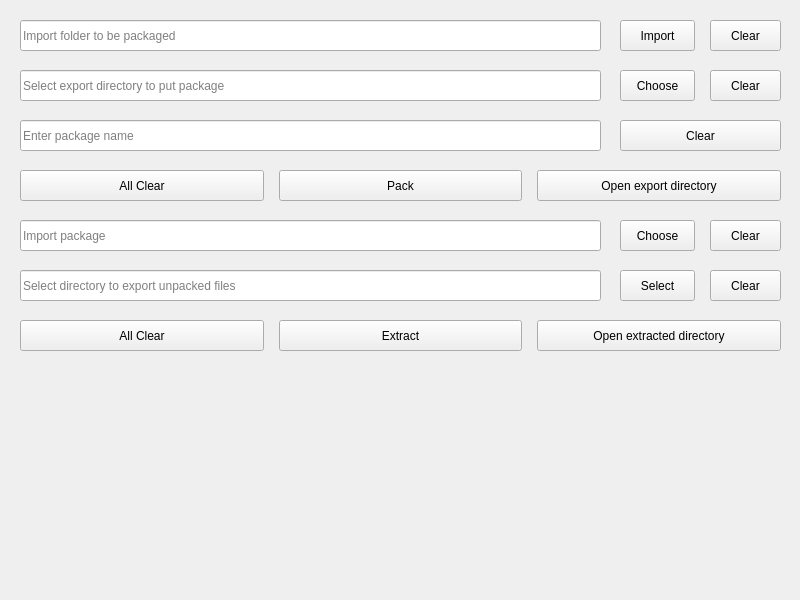
<?xml version="1.0" encoding="UTF-8"?>
<ui version="4.0">
 <class>MainWindow</class>
 <widget class="QMainWindow" name="MainWindow">
  <property name="geometry">
   <rect>
    <x>0</x>
    <y>0</y>
    <width>800</width>
    <height>600</height>
   </rect>
  </property>
  <property name="maximumSize">
   <size>
    <width>800</width>
    <height>600</height>
   </size>
  </property>
  <property name="windowTitle">
   <string>renpy解封包qt版</string>
  </property>
  <widget class="QWidget" name="centralwidget">
   <widget class="QLabel" name="label">
    <property name="geometry">
     <rect>
      <x>0</x>
      <y>0</y>
      <width>800</width>
      <height>601</height>
     </rect>
    </property>
    <property name="maximumSize">
     <size>
      <width>800</width>
      <height>601</height>
     </size>
    </property>
    <property name="styleSheet">
     <string notr="true">/*background-color: #ffffff;</string>
    </property>
    <property name="text">
     <string/>
    </property>
   </widget>
   <widget class="QLineEdit" name="will_pk_dir">
    <property name="geometry">
     <rect>
      <x>20</x>
      <y>20</y>
      <width>581</width>
      <height>31</height>
     </rect>
    </property>
    <property name="text">
     <string/>
    </property>
    <property name="placeholderText">
     <string>Import folder to be packaged</string>
    </property>
   </widget>
   <widget class="QLineEdit" name="put_rpa_dir">
    <property name="geometry">
     <rect>
      <x>20</x>
      <y>70</y>
      <width>581</width>
      <height>31</height>
     </rect>
    </property>
    <property name="placeholderText">
     <string>Select export directory to put package</string>
    </property>
   </widget>
   <widget class="QPushButton" name="cho_will_dir">
    <property name="geometry">
     <rect>
      <x>620</x>
      <y>20</y>
      <width>75</width>
      <height>31</height>
     </rect>
    </property>
    <property name="text">
     <string>Import</string>
    </property>
   </widget>
   <widget class="QPushButton" name="cl_will_pk_dir">
    <property name="geometry">
     <rect>
      <x>710</x>
      <y>20</y>
      <width>71</width>
      <height>31</height>
     </rect>
    </property>
    <property name="text">
     <string>Clear</string>
    </property>
   </widget>
   <widget class="QPushButton" name="cho_out_rpa_dir">
    <property name="geometry">
     <rect>
      <x>620</x>
      <y>70</y>
      <width>75</width>
      <height>31</height>
     </rect>
    </property>
    <property name="text">
     <string>Choose</string>
    </property>
   </widget>
   <widget class="QPushButton" name="cl_put_rpa_dir">
    <property name="geometry">
     <rect>
      <x>710</x>
      <y>70</y>
      <width>71</width>
      <height>31</height>
     </rect>
    </property>
    <property name="text">
     <string>Clear</string>
    </property>
   </widget>
   <widget class="QPushButton" name="cho_rpa_out_dir">
    <property name="geometry">
     <rect>
      <x>620</x>
      <y>270</y>
      <width>75</width>
      <height>31</height>
     </rect>
    </property>
    <property name="text">
     <string>Select</string>
    </property>
   </widget>
   <widget class="QWidget" name="layoutWidget">
    <property name="geometry">
     <rect>
      <x>20</x>
      <y>320</y>
      <width>761</width>
      <height>31</height>
     </rect>
    </property>
    <layout class="QHBoxLayout" name="horizontalLayout_3">
     <property name="spacing">
      <number>15</number>
     </property>
     <item>
      <widget class="QPushButton" name="cl_ex_rpa">
       <property name="sizePolicy">
        <sizepolicy hsizetype="Minimum" vsizetype="Preferred">
         <horstretch>0</horstretch>
         <verstretch>0</verstretch>
        </sizepolicy>
       </property>
       <property name="text">
        <string>All Clear</string>
       </property>
      </widget>
     </item>
     <item>
      <widget class="QPushButton" name="unpack_me">
       <property name="sizePolicy">
        <sizepolicy hsizetype="Minimum" vsizetype="Preferred">
         <horstretch>0</horstretch>
         <verstretch>0</verstretch>
        </sizepolicy>
       </property>
       <property name="text">
        <string>Extract</string>
       </property>
      </widget>
     </item>
     <item>
      <widget class="QPushButton" name="op_unpk_out">
       <property name="sizePolicy">
        <sizepolicy hsizetype="Minimum" vsizetype="Preferred">
         <horstretch>0</horstretch>
         <verstretch>0</verstretch>
        </sizepolicy>
       </property>
       <property name="text">
        <string>Open extracted directory</string>
       </property>
      </widget>
     </item>
    </layout>
   </widget>
   <widget class="QLineEdit" name="put_out_dir">
    <property name="geometry">
     <rect>
      <x>20</x>
      <y>270</y>
      <width>581</width>
      <height>31</height>
     </rect>
    </property>
    <property name="placeholderText">
     <string>Select directory to export unpacked files</string>
    </property>
   </widget>
   <widget class="QPushButton" name="cho_will_pk_dir">
    <property name="geometry">
     <rect>
      <x>620</x>
      <y>220</y>
      <width>75</width>
      <height>31</height>
     </rect>
    </property>
    <property name="text">
     <string>Choose</string>
    </property>
   </widget>
   <widget class="QPushButton" name="cl_put_out_dir">
    <property name="geometry">
     <rect>
      <x>710</x>
      <y>270</y>
      <width>71</width>
      <height>31</height>
     </rect>
    </property>
    <property name="text">
     <string>Clear</string>
    </property>
   </widget>
   <widget class="QPushButton" name="cl_will_ex_dir">
    <property name="geometry">
     <rect>
      <x>710</x>
      <y>220</y>
      <width>71</width>
      <height>31</height>
     </rect>
    </property>
    <property name="text">
     <string>Clear</string>
    </property>
   </widget>
   <widget class="QLineEdit" name="will_ex_dir">
    <property name="geometry">
     <rect>
      <x>20</x>
      <y>220</y>
      <width>581</width>
      <height>31</height>
     </rect>
    </property>
    <property name="placeholderText">
     <string>Import package</string>
    </property>
   </widget>
   <widget class="QLineEdit" name="pk_name">
    <property name="geometry">
     <rect>
      <x>20</x>
      <y>120</y>
      <width>581</width>
      <height>31</height>
     </rect>
    </property>
    <property name="text">
     <string/>
    </property>
    <property name="placeholderText">
     <string>Enter package name</string>
    </property>
   </widget>
   <widget class="QPushButton" name="cl_pk_name">
    <property name="geometry">
     <rect>
      <x>620</x>
      <y>120</y>
      <width>161</width>
      <height>31</height>
     </rect>
    </property>
    <property name="text">
     <string>Clear</string>
    </property>
   </widget>
   <widget class="QWidget" name="layoutWidget">
    <property name="geometry">
     <rect>
      <x>20</x>
      <y>170</y>
      <width>761</width>
      <height>31</height>
     </rect>
    </property>
    <layout class="QHBoxLayout" name="horizontalLayout_2">
     <property name="spacing">
      <number>15</number>
     </property>
     <item>
      <widget class="QPushButton" name="cl_pk_rpa">
       <property name="sizePolicy">
        <sizepolicy hsizetype="Minimum" vsizetype="Preferred">
         <horstretch>0</horstretch>
         <verstretch>0</verstretch>
        </sizepolicy>
       </property>
       <property name="text">
        <string>All Clear</string>
       </property>
      </widget>
     </item>
     <item>
      <widget class="QPushButton" name="pack_me">
       <property name="sizePolicy">
        <sizepolicy hsizetype="Minimum" vsizetype="Preferred">
         <horstretch>0</horstretch>
         <verstretch>0</verstretch>
        </sizepolicy>
       </property>
       <property name="text">
        <string>Pack</string>
       </property>
      </widget>
     </item>
     <item>
      <widget class="QPushButton" name="op_rpa_out">
       <property name="sizePolicy">
        <sizepolicy hsizetype="Minimum" vsizetype="Preferred">
         <horstretch>0</horstretch>
         <verstretch>0</verstretch>
        </sizepolicy>
       </property>
       <property name="text">
        <string>Open export directory</string>
       </property>
      </widget>
     </item>
    </layout>
   </widget>
  </widget>
 </widget>
 <resources/>
 <connections>
  <connection>
   <sender>cl_will_pk_dir</sender>
   <signal>clicked()</signal>
   <receiver>will_pk_dir</receiver>
   <slot>clear()</slot>
   <hints>
    <hint type="sourcelabel">
     <x>742</x>
     <y>37</y>
    </hint>
    <hint type="destinationlabel">
     <x>590</x>
     <y>37</y>
    </hint>
   </hints>
  </connection>
  <connection>
   <sender>cl_put_rpa_dir</sender>
   <signal>clicked()</signal>
   <receiver>put_rpa_dir</receiver>
   <slot>clear()</slot>
   <hints>
    <hint type="sourcelabel">
     <x>731</x>
     <y>76</y>
    </hint>
    <hint type="destinationlabel">
     <x>584</x>
     <y>77</y>
    </hint>
   </hints>
  </connection>
  <connection>
   <sender>cl_will_ex_dir</sender>
   <signal>clicked()</signal>
   <receiver>will_ex_dir</receiver>
   <slot>clear()</slot>
   <hints>
    <hint type="sourcelabel">
     <x>717</x>
     <y>233</y>
    </hint>
    <hint type="destinationlabel">
     <x>585</x>
     <y>237</y>
    </hint>
   </hints>
  </connection>
  <connection>
   <sender>cl_put_out_dir</sender>
   <signal>clicked()</signal>
   <receiver>put_out_dir</receiver>
   <slot>clear()</slot>
   <hints>
    <hint type="sourcelabel">
     <x>737</x>
     <y>288</y>
    </hint>
    <hint type="destinationlabel">
     <x>559</x>
     <y>281</y>
    </hint>
   </hints>
  </connection>
  <connection>
   <sender>cl_pk_rpa</sender>
   <signal>clicked()</signal>
   <receiver>will_pk_dir</receiver>
   <slot>clear()</slot>
   <hints>
    <hint type="sourcelabel">
     <x>200</x>
     <y>182</y>
    </hint>
    <hint type="destinationlabel">
     <x>231</x>
     <y>44</y>
    </hint>
   </hints>
  </connection>
  <connection>
   <sender>cl_pk_rpa</sender>
   <signal>clicked()</signal>
   <receiver>put_rpa_dir</receiver>
   <slot>clear()</slot>
   <hints>
    <hint type="sourcelabel">
     <x>168</x>
     <y>182</y>
    </hint>
    <hint type="destinationlabel">
     <x>146</x>
     <y>85</y>
    </hint>
   </hints>
  </connection>
  <connection>
   <sender>cl_ex_rpa</sender>
   <signal>clicked()</signal>
   <receiver>will_ex_dir</receiver>
   <slot>clear()</slot>
   <hints>
    <hint type="sourcelabel">
     <x>167</x>
     <y>342</y>
    </hint>
    <hint type="destinationlabel">
     <x>202</x>
     <y>246</y>
    </hint>
   </hints>
  </connection>
  <connection>
   <sender>cl_ex_rpa</sender>
   <signal>clicked()</signal>
   <receiver>put_out_dir</receiver>
   <slot>clear()</slot>
   <hints>
    <hint type="sourcelabel">
     <x>62</x>
     <y>332</y>
    </hint>
    <hint type="destinationlabel">
     <x>70</x>
     <y>292</y>
    </hint>
   </hints>
  </connection>
  <connection>
   <sender>cl_pk_name</sender>
   <signal>clicked()</signal>
   <receiver>pk_name</receiver>
   <slot>clear()</slot>
   <hints>
    <hint type="sourcelabel">
     <x>689</x>
     <y>140</y>
    </hint>
    <hint type="destinationlabel">
     <x>574</x>
     <y>136</y>
    </hint>
   </hints>
  </connection>
  <connection>
   <sender>cl_pk_rpa</sender>
   <signal>clicked()</signal>
   <receiver>pk_name</receiver>
   <slot>clear()</slot>
   <hints>
    <hint type="sourcelabel">
     <x>74</x>
     <y>185</y>
    </hint>
    <hint type="destinationlabel">
     <x>94</x>
     <y>143</y>
    </hint>
   </hints>
  </connection>
 </connections>
</ui>
